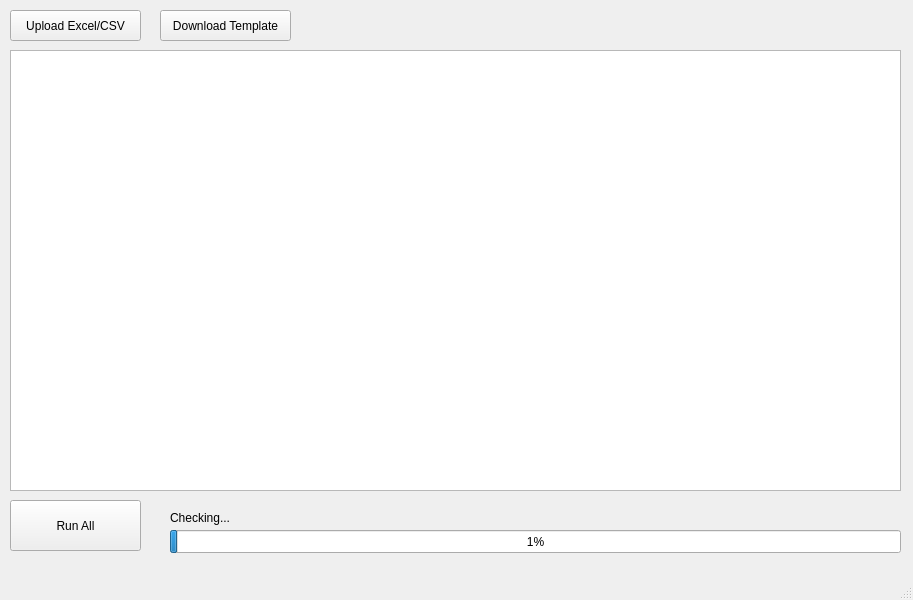
<?xml version="1.0" encoding="UTF-8"?>
<ui version="4.0">
 <class>MainWindow</class>
 <widget class="QMainWindow" name="MainWindow">
  <property name="geometry">
   <rect>
    <x>0</x>
    <y>0</y>
    <width>913</width>
    <height>600</height>
   </rect>
  </property>
  <property name="windowTitle">
   <string>MainWindow</string>
  </property>
  <widget class="QWidget" name="centralwidget">
   <widget class="QTableWidget" name="tableWidget">
    <property name="geometry">
     <rect>
      <x>10</x>
      <y>50</y>
      <width>891</width>
      <height>441</height>
     </rect>
    </property>
   </widget>
   <widget class="QPushButton" name="btn_upload">
    <property name="geometry">
     <rect>
      <x>10</x>
      <y>10</y>
      <width>131</width>
      <height>31</height>
     </rect>
    </property>
    <property name="cursor">
     <cursorShape>PointingHandCursor</cursorShape>
    </property>
    <property name="text">
     <string>Upload Excel/CSV</string>
    </property>
   </widget>
   <widget class="QPushButton" name="btn_download">
    <property name="geometry">
     <rect>
      <x>160</x>
      <y>10</y>
      <width>131</width>
      <height>31</height>
     </rect>
    </property>
    <property name="cursor">
     <cursorShape>PointingHandCursor</cursorShape>
    </property>
    <property name="text">
     <string>Download Template</string>
    </property>
   </widget>
   <widget class="QPushButton" name="btn_run_all">
    <property name="geometry">
     <rect>
      <x>10</x>
      <y>500</y>
      <width>131</width>
      <height>51</height>
     </rect>
    </property>
    <property name="cursor">
     <cursorShape>PointingHandCursor</cursorShape>
    </property>
    <property name="text">
     <string>Run All</string>
    </property>
   </widget>
   <widget class="QProgressBar" name="progressBar">
    <property name="geometry">
     <rect>
      <x>170</x>
      <y>530</y>
      <width>731</width>
      <height>23</height>
     </rect>
    </property>
    <property name="value">
     <number>1</number>
    </property>
   </widget>
   <widget class="QLabel" name="label_on_progress_bar">
    <property name="geometry">
     <rect>
      <x>170</x>
      <y>510</y>
      <width>691</width>
      <height>16</height>
     </rect>
    </property>
    <property name="text">
     <string>Checking...</string>
    </property>
   </widget>
  </widget>
  <widget class="QMenuBar" name="menubar">
   <property name="geometry">
    <rect>
     <x>0</x>
     <y>0</y>
     <width>913</width>
     <height>22</height>
    </rect>
   </property>
  </widget>
  <widget class="QStatusBar" name="statusbar"/>
 </widget>
 <resources/>
 <connections/>
</ui>
